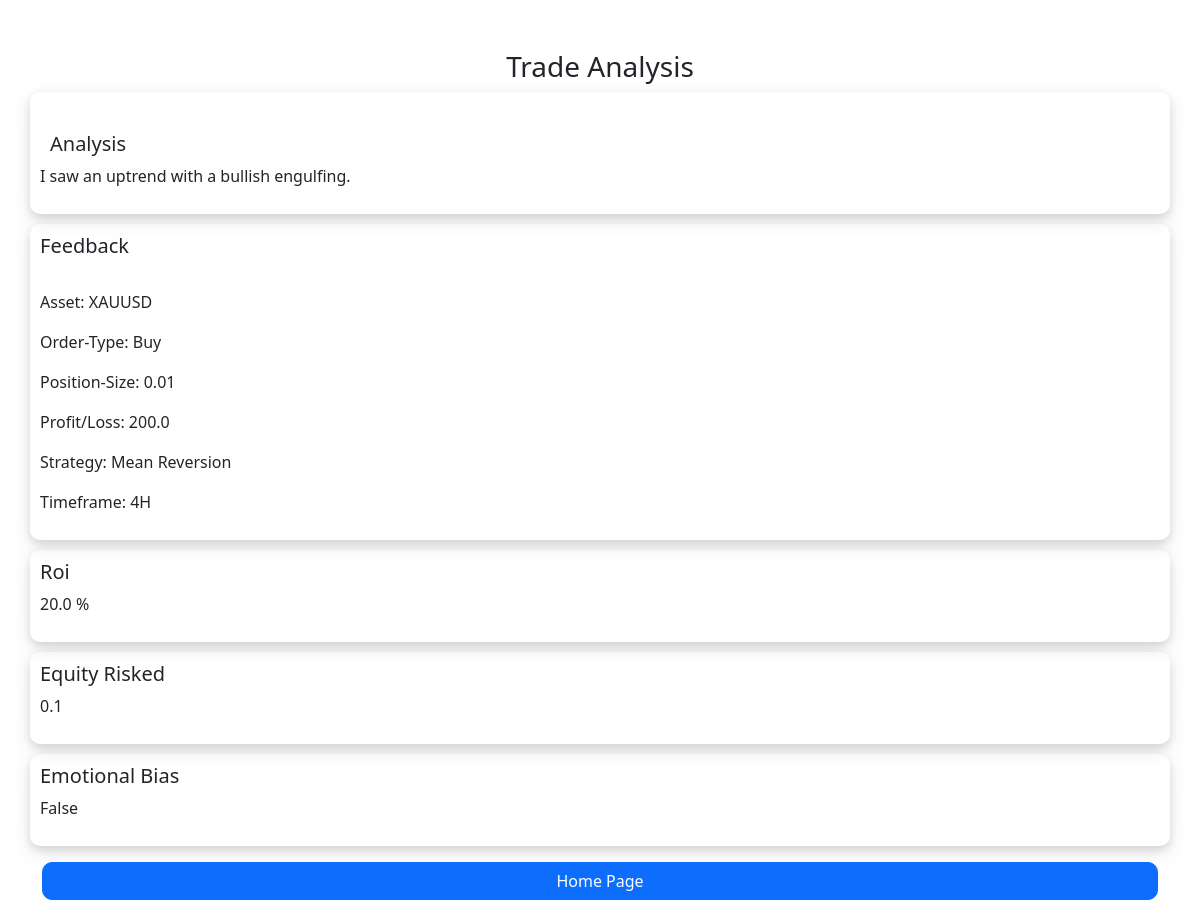
The page /trade_analysis/3 on the database its author committed.
### horizonAI/models.py (models this page shows)
class NewTrade(models.Model):
    user = models.ForeignKey(User, on_delete=models.CASCADE, default='')
    symbol = models.CharField(max_length=150)
    order_type = models.CharField(max_length=10)
    position_size = models.FloatField()
    strategy = models.CharField(max_length=150, null=True, blank=True)
    analysis = models.CharField(max_length=5000, blank=True)
    timeframe = models.CharField(max_length=150)
    equity_before = models.FloatField()
    entry_date = models.DateTimeField()
    exit_date = models.DateTimeField()
    entry_point = models.FloatField()
    stop_loss = models.FloatField()
    exit_price = models.FloatField()
    take_profit = models.FloatField()
    outcome = models.CharField(max_length=100)
    emotional_bias = models.CharField(max_length=50, blank=True)
    amount = models.FloatField()
    roi = models.FloatField()
    equity_risked = models.FloatField(blank=True)
    possible_gain = models.FloatField(blank=True)
    equity_risked_percentage = models.FloatField(blank=True)
    possible_gain_percentage = models.FloatField(blank=True)
    reflection = models.CharField(max_length=5000, blank=True)

### horizonAI/views.py (the view)
# urls.py: path('trade_analysis/<int:identifier>', views.trade_analysis, name='trade_analysis'),
def trade_analysis(request, identifier):
    print(f'ID is {identifier}')
    unique_trade = NewTrade.objects.get(pk=identifier)
    context = {'context': unique_trade}
    return render(request, 'horizonAI/trade_analysis.html', context)

### horizonAI/templates/horizonAI/trade_analysis.html (shortened to what this page needs)
{% load static %}
<!DOCTYPE html>
<html lang="en">
    <head>
        <link href="{% static 'horizonAI/styles.css' %}" rel="stylesheet">
        <link href="https://cdn.jsdelivr.net/npm/bootstrap@5.2.3/dist/css/bootstrap.min.css" rel="stylesheet">
    </head>
    <body class="m-3">
        <h3 class="trade-analysis mb-2">Trade Analysis</h3>
        <div class="container">
            <div class="row trade-analysis-wrapper mb-3">
                <div>
                    <h5 class="analysis-header">Analysis</h5>
                    <p>{{ context.analysis }}</p>
                </div>
                <div>
                    <h5>Feedback</h5><br>
                    <p>Asset: {{ context.symbol }}</p>
                    <p>Order-Type: {{ context.order_type }}</p>
                    <p>Position-Size: {{ context.position_size }}</p>
                    <p>Profit/Loss: {{ context.amount }}</p>
                    <p>Strategy: {{ context.strategy }}</p>
                    <p>Timeframe: {{ context.timeframe }}</p>
                </div>
                <div>
                    <h5>Roi</h5>
                    <p>{{ context.roi }} %</p>
                </div>
                <div>
                    <h5>Equity Risked</h5>
                    <p>{{ context.equity_risked_percentage }}</p>
                </div>
                <div>
                    <h5>Emotional Bias</h5>
                    <p>{{ context.emotional_bias }}</p>
                </div>
            </div>
            <a href="/all_trades" class="btn btn-primary w-100" style="border-radius: 10px;">Home Page</a>
        </div>
    </body>
</html>

### horizonAI/static/horizonAI/styles.css (style rules this page uses)
.trade-analysis { text-align: center; margin-top: 50px; }
.analysis-header { margin-left: 10px; margin-top: 30px; }
.trade-analysis-wrapper { gap: 10px; }
.trade-analysis-wrapper > div { box-shadow: 0 4px 8px rgba(0, 0, 0, 0.1), 0 6px 20px rgba(0, 0, 0, 0.1); border-radius: 10px; padding: 10px; }

### rows shown on the page
NewTrade: analysis "I saw an uptrend with a bullish engulfing.", symbol "XAUUSD", order_type "Buy", position_size "0.01", amount "200.0", strategy "Mean Reversion", timeframe "4H", roi "20.0", equity_risked_percentage "0.1", emotional_bias "False"
